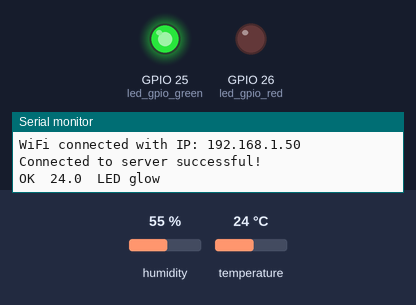
The sketch below on a simulated ESP32. Parts: output pins drawn as LEDs (lit = HIGH), the last lines printed to the serial monitor. Dashed ring = blinking. The inputs (shaded band) are chosen by the test bench; at power-on: temperature 24 °C, humidity 55 %. WiFi joins after 1.5 s; servers stay silent unless stated.

Above: at 2.76 s.
2.8 s: temperature set to 22 °C
At 3.4 s:
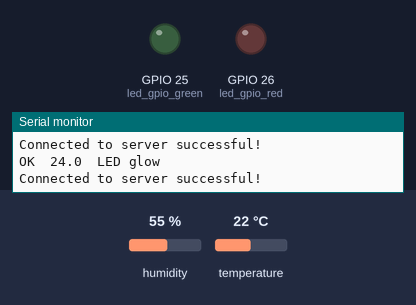
7.8 s: temperature set to 28 °C
At 9.2 s:
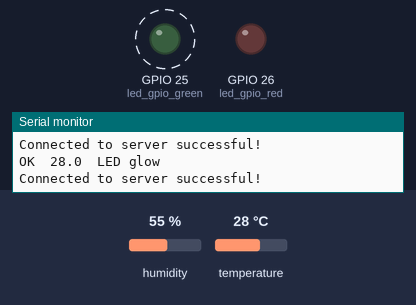
12.8 s: temperature set to 12 °C
At 14.04 s:
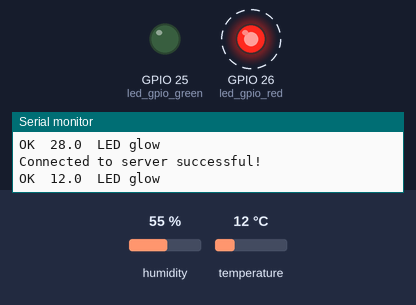
17.8 s: temperature set to 33 °C
At 19.3 s:
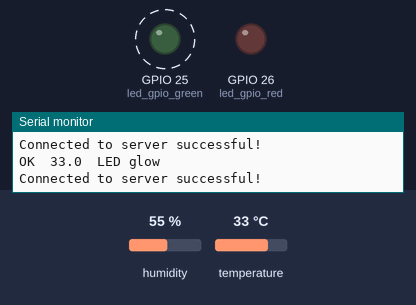
Timing chart, 0 to 23.6 s (numbered marks = the images above; inputs shaded):
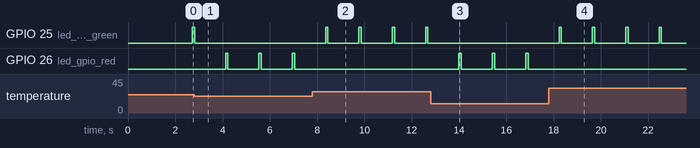

Measured:
- the behaviour switches between 24 and 23 °C on temperature (found by bisection; images 0 and 1)
- after the input at 2.8 s, GPIO 25 (led_gpio_green): goes on until 2.8 s, then stays LOW; GPIO 26 (led_gpio_red): alternates HIGH for 0.10 s and LOW for 1.3 s, starting after 1.3 s
- after the input at 7.8 s, GPIO 25 (led_gpio_green): alternates HIGH for 0.10 s and LOW for 1.3 s, starting after 0.56 s; GPIO 26 (led_gpio_red): stops changing and stays LOW
- after the input at 12.8 s, GPIO 25 (led_gpio_green): stops changing and stays LOW; GPIO 26 (led_gpio_red): alternates HIGH for 0.10 s and LOW for 1.3 s, starting after 1.2 s
- after the input at 17.8 s, GPIO 25 (led_gpio_green): alternates HIGH for 0.10 s and LOW for 1.3 s, starting after 0.43 s; GPIO 26 (led_gpio_red): stops changing and stays LOW

The sketch:

Team11_Oceans_ESP32_code.ino
```cpp
#include "DHTesp.h"
#include<WiFi.h>
const char* ssid = "vivo Y73";
const char* password =  "12345678";
const byte led_gpio_green = 25;
const byte led_gpio_red = 26;
const uint16_t port = 8090;
const char * host = "192.168.199.212";
#define DHTpin 15    //D15 of ESP32 DevKit

DHTesp dht;

void setup()
{
  pinMode(led_gpio_green, OUTPUT);
  pinMode(led_gpio_red, OUTPUT);
  Serial.begin(115200);
  Serial.println();
  WiFi.begin(ssid, password);
  while (WiFi.status() != WL_CONNECTED) {
    delay(500);
    Serial.println("...");
  }

  Serial.print("WiFi connected with IP: ");
  Serial.println(WiFi.localIP());


  dht.setup(DHTpin, DHTesp::DHT11); //for DHT11 Connect DHT sensor to GPIO 17

}

void loop()
{

    WiFiClient client;

    if (!client.connect(host, port)) {

        Serial.println("Connection to host failed");

        delay(1000);
        return;
    }

  Serial.println("Connected to server successful!");


  delay(dht.getMinimumSamplingPeriod());

  float humidity = dht.getHumidity();
  float temperature = dht.getTemperature();

  Serial.print(dht.getStatusString());
  Serial.print("\t");
  Serial.print(temperature, 1);
  Serial.print("\t");
  if (temperature > 23){
        digitalWrite(led_gpio_green, HIGH);   // turn the LED on (HIGH is the voltage level)
        delay(100);                       // wait for a second
        digitalWrite(led_gpio_green, LOW);    // turn the LED off by making the voltage LOW
      delay(100);
      Serial.print("LED glow");
      Serial.print("\n");
      client.print(temperature);
    }
  else {
    digitalWrite(led_gpio_red, HIGH);   // turn the LED on (HIGH is the voltage level)
        delay(100);                       // wait for a second
        digitalWrite(led_gpio_red, LOW);    // turn the LED off by making the voltage LOW
      delay(100);
      Serial.print("LED glow");
      Serial.print("\n");
      client.print(temperature);


    }

}
```
